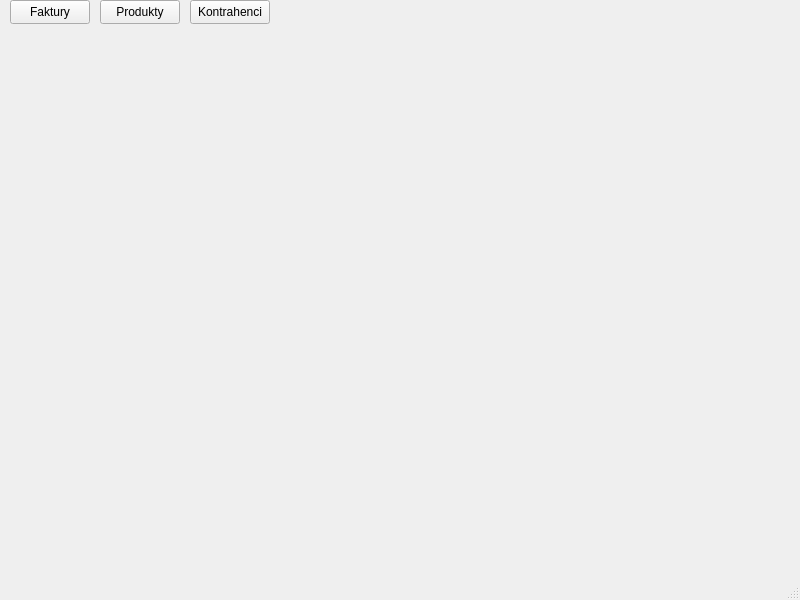
<?xml version="1.0" encoding="UTF-8"?>
<ui version="4.0">
 <class>MainWindow</class>
 <widget class="QMainWindow" name="MainWindow">
  <property name="geometry">
   <rect>
    <x>0</x>
    <y>0</y>
    <width>800</width>
    <height>600</height>
   </rect>
  </property>
  <property name="windowTitle">
   <string>MainWindow</string>
  </property>
  <widget class="QWidget" name="centralwidget">
   <widget class="QPushButton" name="pushButton_invoice">
    <property name="geometry">
     <rect>
      <x>10</x>
      <y>0</y>
      <width>80</width>
      <height>24</height>
     </rect>
    </property>
    <property name="text">
     <string>Faktury</string>
    </property>
   </widget>
   <widget class="QPushButton" name="pushButton_product">
    <property name="geometry">
     <rect>
      <x>100</x>
      <y>0</y>
      <width>80</width>
      <height>24</height>
     </rect>
    </property>
    <property name="text">
     <string>Produkty</string>
    </property>
   </widget>
   <widget class="QPushButton" name="pushButton_contractor">
    <property name="geometry">
     <rect>
      <x>190</x>
      <y>0</y>
      <width>80</width>
      <height>24</height>
     </rect>
    </property>
    <property name="text">
     <string>Kontrahenci</string>
    </property>
   </widget>
   <widget class="QWidget" name="widget" native="true">
    <property name="geometry">
     <rect>
      <x>10</x>
      <y>40</y>
      <width>781</width>
      <height>531</height>
     </rect>
    </property>
    <widget class="QStackedWidget" name="stackedWidget">
     <property name="geometry">
      <rect>
       <x>-11</x>
       <y>-11</y>
       <width>800</width>
       <height>550</height>
      </rect>
     </property>
     <widget class="QWidget" name="page"/>
     <widget class="QWidget" name="page_2"/>
    </widget>
   </widget>
  </widget>
  <widget class="QMenuBar" name="menubar">
   <property name="geometry">
    <rect>
     <x>0</x>
     <y>0</y>
     <width>800</width>
     <height>21</height>
    </rect>
   </property>
  </widget>
  <widget class="QStatusBar" name="statusbar"/>
 </widget>
 <resources/>
 <connections/>
</ui>
